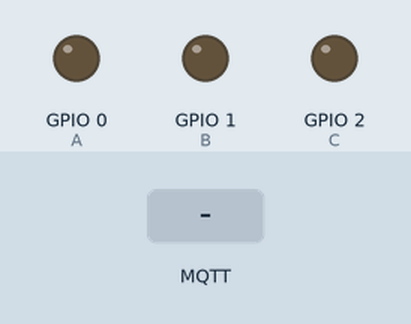
A sketch run on a simulated ESP8266 (NodeMCU). On the bench: output pins drawn as LEDs (lit = HIGH). The inputs (shaded band) are chosen by the test bench. WiFi joins after 1.5 s; servers stay silent unless stated; no MQTT or app messages arrive unless stated; what the sketch prints to the serial monitor is not drawn.

Above: at 2.7 s.
2.8 s: MQTT message "AND" arrives on the first subscribed topic
At 6.1 s:
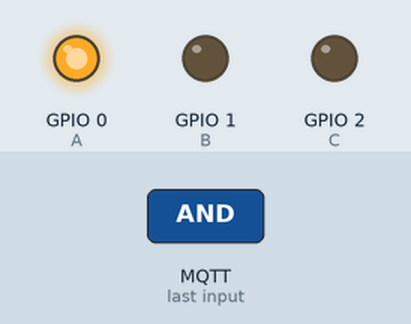
At 7.6 s:
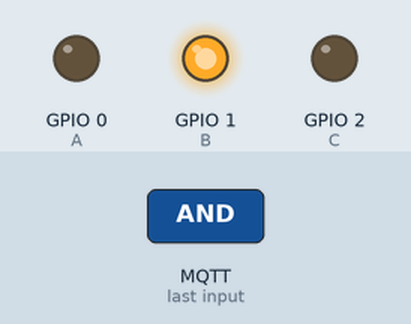
10.5 s: MQTT message "NAND" arrives on the first subscribed topic
At 12.3 s:
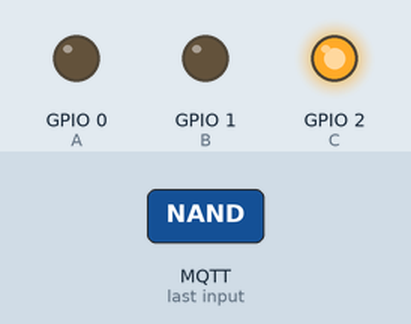
Timing chart, 0 to 21.6 s (numbered marks = the images above; inputs shaded):
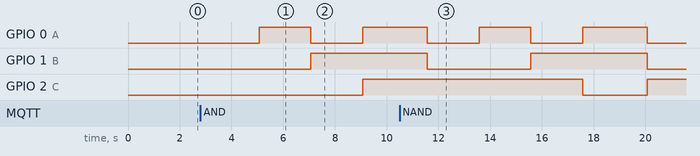

The sketch:

PortasLogicas.ino
```cpp
//Programa que simula portas lógicas - para a disciplina de Circuitos Digitais
//Desenvolvido por: Gleison J Silva em 22/09/17

#include <ESP8266WiFi.h> // Importa a Biblioteca ESP8266WiFi
#include <PubSubClient.h> // Importa a Biblioteca PubSubClient


#define TOPICO_SUBSCRIBE "CircuitosDigitais/PortasLogicas"
#define TOPICO_PUBLISH   "CircuitosDigitais/PortasLogicas/ESP8266"
#define ID_MQTT  "CD"

#define A 0
#define B 1
#define C 2

boolean pinoA;
boolean pinoB;
boolean resultado;

int EstadoSaida = 0;


// WIFI
const char* SSID = "G&V";
const char* PASSWORD = "jsilva996*";

// MQTT
const char* BROKER_MQTT = "192.168.0.14";
int BROKER_PORT = 1883;


//Variáveis e objetos globais
WiFiClient espClient; // Cria o objeto espClient
PubSubClient MQTT(espClient); // Instancia o Cliente MQTT passando o objeto espClient

void setup()
{
 //inicializações:

   Serial.begin(115200);
   pinMode(A, OUTPUT);
   pinMode(B, OUTPUT);
   pinMode(C, OUTPUT);
   digitalWrite(A, LOW);
   digitalWrite(B, LOW);
   digitalWrite(C, LOW);

    initWiFi();
    initMQTT();

}


void loop()
{

  EnviaEstadoOutputMQTT();
  VerificaConexoesWiFIEMQTT();
  //ligaLeds();
  MQTT.loop();


}


void initWiFi()
{
    delay(10);
    Serial.println("------Conexao WI-FI------");
    Serial.print("Conectando-se na rede: ");
    Serial.println(SSID);
    Serial.println("Aguarde");

    reconectWiFi();
}


void initMQTT()
{
    MQTT.setServer(BROKER_MQTT, BROKER_PORT);
    MQTT.setCallback(mqtt_callback);
}


void mqtt_callback(char* topic, byte* payload, unsigned int length)
{
    String msg;

    //obtem a string do payload recebido
    for(int i = 0; i < length; i++)
    {
       char c = (char)payload[i];
       msg += c;
    }

    //toma ação dependendo da string recebida:

    if (msg.equals("OFF")){
      EstadoSaida = 0;
      digitalWrite(A, LOW);
      digitalWrite(B, LOW);
      digitalWrite(C, LOW);
    }

    if (msg.equals("AND"))
      EstadoSaida = 1;
    if (msg.equals("OR"))
      EstadoSaida = 2;
    if (msg.equals("NAND"))
      EstadoSaida = 3;
     if (msg.equals("NOR"))
      EstadoSaida = 4;
    if (msg.equals("XOR"))
      EstadoSaida = 5;
     if (msg.equals("XNOR"))
      EstadoSaida = 6;
}


void reconnectMQTT()
{
    while (!MQTT.connected())
    {
        Serial.print("* Tentando se conectar ao Broker MQTT: ");
        Serial.println(BROKER_MQTT);
        if (MQTT.connect(ID_MQTT))
        {
            Serial.println("Conectado com sucesso ao broker MQTT!");
            MQTT.subscribe(TOPICO_SUBSCRIBE);
        }
        else
        {
            Serial.println("Falha ao reconectar no broker.");
            Serial.println("Havera nova tentatica de conexao em 2s");
            delay(1000);
        }
    }
}

void reconectWiFi()
{
    //se já está conectado a rede WI-FI, nada é feito.
    //Caso contrário, são efetuadas tentativas de conexão
    if (WiFi.status() == WL_CONNECTED)
        return;

    WiFi.begin(SSID, PASSWORD); // Conecta na rede WI-FI

    while (WiFi.status() != WL_CONNECTED)
    {
        delay(100);
        Serial.print(".");
    }

    Serial.println();
    Serial.print("Conectado com sucesso na rede ");
    Serial.print(SSID);
    Serial.println("IP obtido: ");
    Serial.println(WiFi.localIP());
}

void VerificaConexoesWiFIEMQTT(void)
{
    if (!MQTT.connected())
        reconnectMQTT(); //se não há conexão com o Broker, a conexão é refeita

     reconectWiFi(); //se não há conexão com o WiFI, a conexão é refeita
}


void EnviaEstadoOutputMQTT(void)
{

    if (EstadoSaida == 0)
      MQTT.publish(TOPICO_PUBLISH, "OFF");
    if (EstadoSaida == 1){

      MQTT.publish(TOPICO_PUBLISH, "AND");
      ligaLeds();

    }

    if (EstadoSaida == 2){
      MQTT.publish(TOPICO_PUBLISH, "OR");
      ligaLeds();
    }

    if (EstadoSaida == 3){
      MQTT.publish(TOPICO_PUBLISH, "NAND");
      ligaLeds();
    }

    if (EstadoSaida == 4){
      MQTT.publish(TOPICO_PUBLISH, "NOR");
      ligaLeds();
    }

    if (EstadoSaida == 5){
      MQTT.publish(TOPICO_PUBLISH, "XOR");
      ligaLeds();
    }

    if (EstadoSaida == 6){
      MQTT.publish(TOPICO_PUBLISH, "XNOR");
      ligaLeds();
    }

    //Serial.println("- Estado de saida enviado ao broker!");
    delay(500);
}

void ligaLeds(){

      digitalWrite(A, LOW);
      digitalWrite(B, LOW);
      portasLogicas();
      delay(1000);
      digitalWrite(A, HIGH);
      digitalWrite(B, LOW);
      portasLogicas();
      delay(1000);
      digitalWrite(A, LOW);
      digitalWrite(B, HIGH);
      portasLogicas();
      delay(1000);
      digitalWrite(A, HIGH);
      digitalWrite(B, HIGH);
      portasLogicas();
      delay(1000);


}

void portasLogicas(){

  pinoA = digitalRead(A);
  pinoB = digitalRead(B);

  if (EstadoSaida == 1)
  portaAND();
  if (EstadoSaida == 2)
  portaOR();
  if (EstadoSaida == 3)
  portaNAND();
  if (EstadoSaida == 4)
  portaNOR();
  if (EstadoSaida == 5)
  portaXOR();
  if (EstadoSaida == 6)
  portaXNOR();

}

void portaAND(){
  resultado = (pinoA && pinoB);
  digitalWrite(C, resultado);
  delay(1000);

}

void portaOR(){
  resultado = (pinoA||pinoB);
  digitalWrite(C, resultado);
  delay(1000);

}

void portaNAND(){

  resultado = (!(pinoA && pinoB));
  digitalWrite(C, resultado);
  delay(1000);

}

void portaNOR(){

  resultado = (!(pinoA || pinoB));
  digitalWrite(C, resultado);
  delay(1000);

}

void portaXOR(){

  resultado = (pinoA ^ pinoB);
  digitalWrite(C, resultado);
  delay(1000);

}

void portaXNOR(){

  resultado = (!(pinoA ^ pinoB));
  digitalWrite(C, resultado);
  delay(1000);

}
```

Measured:
- after the input at 2.8 s, GPIO 0 (A): LOW → HIGH after 2.3 s, → LOW 2.0 s later, → HIGH 2.0 s later; GPIO 1 (B): LOW → HIGH after 4.3 s; GPIO 2 (C): LOW → HIGH after 6.3 s
